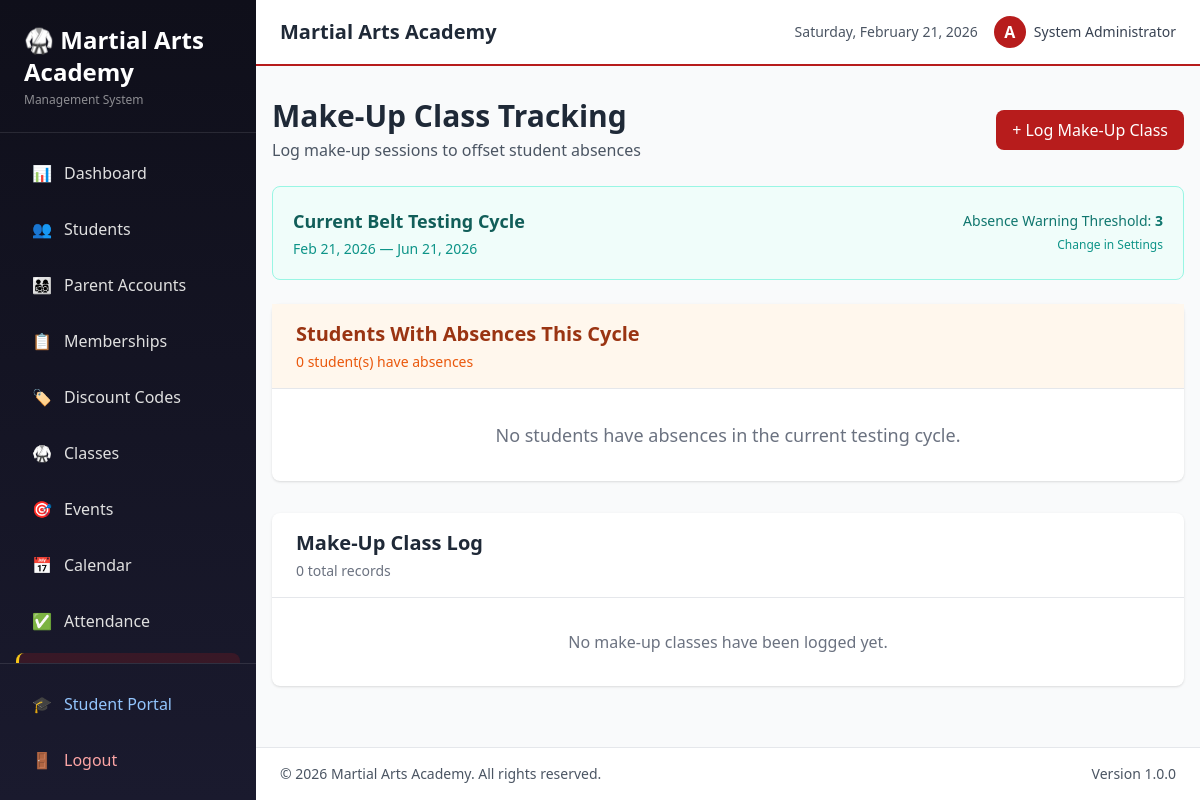
The page /makeup_classes.php (signed in) on the database its author committed.
### tables this page shows
CREATE TABLE IF NOT EXISTS studio_config (
    id INT AUTO_INCREMENT PRIMARY KEY,
    config_key VARCHAR(100) NOT NULL UNIQUE,
    config_value TEXT NOT NULL
);

CREATE TABLE users (
    id INT PRIMARY KEY AUTO_INCREMENT,
    username VARCHAR(50) UNIQUE NOT NULL,
    password VARCHAR(255) NOT NULL,
    email VARCHAR(100) UNIQUE NOT NULL,
    full_name VARCHAR(100) NOT NULL,
    role ENUM('admin', 'instructor', 'staff') DEFAULT 'staff',
    created_at TIMESTAMP DEFAULT CURRENT_TIMESTAMP,
    updated_at TIMESTAMP DEFAULT CURRENT_TIMESTAMP ON UPDATE CURRENT_TIMESTAMP
);

### makeup_classes.php (the view, shortened to what the rows shown need)
<?php
require_once 'config.php';
$theme = getActiveTheme();
include 'includes/header.php';
?>
<div class="container mx-auto px-4 py-8">
    <div class="flex items-center justify-between mb-6">
        <div>
            <h1 class="text-3xl font-bold text-gray-800">Make-Up Class Tracking</h1>
        </div>
    </div>
    <div class="bg-white rounded-lg shadow mb-8">
        <div class="px-6 py-4 border-b border-gray-200 bg-orange-50">
            <h2 class="text-xl font-semibold text-orange-800">Students With Absences This Cycle</h2>
        </div>
    </div>
    <div class="bg-white rounded-lg shadow">
        <div class="px-6 py-4 border-b border-gray-200">
            <h2 class="text-xl font-semibold text-gray-800">Make-Up Class Log</h2>
        </div>
    </div>
</div>
<?php include 'includes/footer.php'; ?>

### includes/header.php (shortened to what the rows shown need)
<?php
$theme = getActiveTheme();
$logoPath = getLogoPath();
$siteName = getSiteName();
?>
<!DOCTYPE html>
<html lang="en">
<head>
    <script src="https://cdn.tailwindcss.com"></script>
</head>
<body class="bg-gray-50">
    <div class="flex h-screen overflow-hidden">
        <aside class="w-64 shadow-lg hidden md:flex sidebar-custom h-full flex-col overflow-hidden">
            <div class="p-6 border-b border-white/10 flex-shrink-0">
                <?php if ($logoPath): ?>
                    <div class="flex items-center gap-3">
                        <img src="<?php echo htmlspecialchars($logoPath); ?>" alt="Logo" class="max-h-10 max-w-[140px] object-contain">
                    </div>
                    <p class="text-xs mt-1 opacity-60" style="color: <?php echo $theme['sidebar_text']; ?>;"><?php echo htmlspecialchars($siteName); ?></p>
                <?php else: ?>
                    <h1 class="text-2xl font-bold text-white">🥋 <?php echo htmlspecialchars(substr($siteName, 0, 20)); ?></h1>
                    <p class="text-xs mt-1 opacity-60" style="color: <?php echo $theme['sidebar_text']; ?>;">Management System</p>
                <?php endif; ?>
            </div>
        </aside>
        <div class="flex-1 flex flex-col overflow-hidden">
            <header class="bg-white shadow-sm topbar-accent">
                <div class="flex items-center justify-between px-6 py-4">
                    <div class="flex items-center">
                        <h2 class="text-xl font-semibold text-gray-800"><?php echo htmlspecialchars($siteName); ?></h2>
                    </div>
                    <div class="flex items-center space-x-4">
                        <div class="flex items-center space-x-2">
                            <div class="w-8 h-8 rounded-full flex items-center justify-center text-white font-bold user-avatar">
                                <?php echo strtoupper(substr(getCurrentUser()['username'], 0, 1)); ?>
                            </div>
                            <span class="text-sm font-medium text-gray-700">
                                <?php echo getCurrentUser()['full_name']; ?>
                            </span>
                        </div>
                    </div>
                </div>
            </header>
            <main class="flex-1 overflow-x-hidden overflow-y-auto bg-gray-50">

### includes/footer.php (shortened to what the rows shown need)
            </main>
            <footer class="bg-white border-t border-gray-200 px-6 py-4">
                <div class="flex items-center justify-between text-sm text-gray-600">
                    <p>&copy; <?php echo date('Y'); ?> <?php echo htmlspecialchars(getSiteName()); ?>. All rights reserved.</p>
                    <p>Version 1.0.0</p>
                </div>
            </footer>
        </div>
    </div>
</body>
</html>

### rows shown on the page
studio_config: config_value "Martial Arts Academy"
users: username "A", full_name "System Administrator"

### other values the page prints
date('M j, Y', strtotime($cycle['start'])) "Feb 21, 2026"
date('M j, Y', strtotime($cycle['end'])) "Jun 21, 2026"
$threshold "3"
count($studentsWithAbsences) "0"
$totalMakeups "0"
